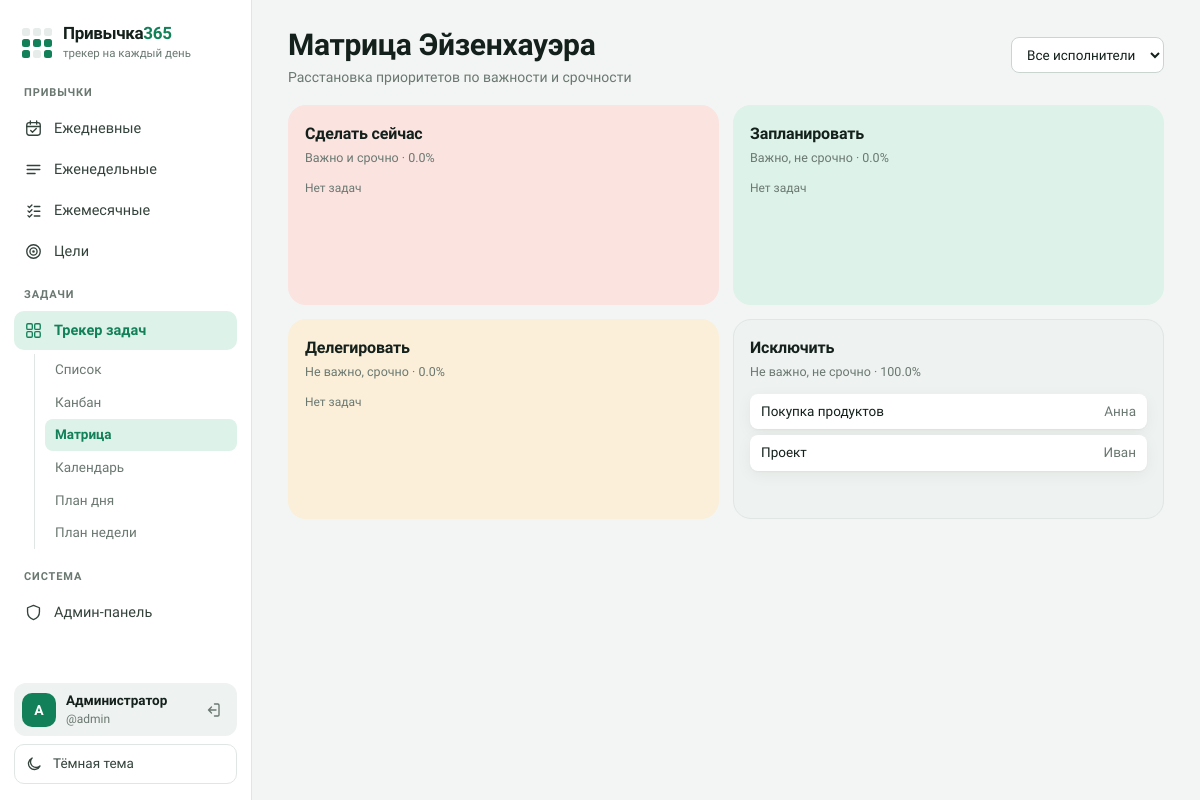
Page /tasks/matrix (signed in) on the committed database.
### tables this page shows
CREATE TABLE users (
        id INTEGER PRIMARY KEY AUTOINCREMENT,
        username TEXT UNIQUE NOT NULL,
        display_name TEXT NOT NULL,
        password_hash TEXT NOT NULL,
        is_admin INTEGER DEFAULT 0,
        created_at TEXT DEFAULT CURRENT_TIMESTAMP
    );

CREATE TABLE tasks (
        id INTEGER PRIMARY KEY AUTOINCREMENT,
        user_id INTEGER NOT NULL,
        title TEXT NOT NULL,
        due_date TEXT,
        assignee TEXT,
        status TEXT DEFAULT 'Не начато',
        category TEXT,
        priority TEXT DEFAULT 'Средний',
        important INTEGER DEFAULT 0,
        urgent INTEGER DEFAULT 0,
        description TEXT,
        created_at TEXT DEFAULT CURRENT_TIMESTAMP,
        FOREIGN KEY (user_id) REFERENCES users(id) ON DELETE CASCADE
    );

### app.py (the view)
@app.route("/tasks/matrix")
@login_required
def tasks_matrix():
    user_id = session['user_id']
    assignee = request.args.get("assignee") or None
    quads, pct = db.matrix_tasks(user_id, assignee=assignee)
    return render_template(
        "tasks_matrix.html", quads=quads, pct=pct,
        assignees=db.distinct_values(user_id, "assignee"), f_assignee=assignee,
        active="tasks", tasks_tab="matrix",
    )

### app.py (called while the page is built)
def today_ym():
    t = date.today()
    return t.year, t.month

@app.before_request
def log_visits():
    if request.path.startswith('/static/') or request.path in ['/login', '/register']:
        return
    if request.headers.get('X-Requested-With') == 'XMLHttpRequest':
        return
    user_id = session.get('user_id')
    db.log_visit(
        user_id=user_id,
        ip=request.remote_addr,
        user_agent=request.headers.get('User-Agent'),
        path=request.path
    )

def login_required(f):
    @wraps(f)
    def decorated_function(*args, **kwargs):
        if 'user_id' not in session:
            flash('Пожалуйста, войдите в систему')
            return redirect(url_for('login'))
        return f(*args, **kwargs)
    return decorated_function

def get_current_user():
    if 'user_id' in session:
        conn = db.get_db()
        user = conn.execute(
            "SELECT id, username, display_name, is_admin FROM users WHERE id = ?",
            (session['user_id'],)
        ).fetchone()
        conn.close()
        return dict(user) if user else None
    return None

@app.context_processor
def inject_now():
    y, m = today_ym()
    return {
        "now_y": y,
        "now_m": m,
        "date": date,
        "current_user": get_current_user()
    }

### database.py (called while the page is built)
def get_db():
    conn = sqlite3.connect(DB_PATH)
    conn.row_factory = sqlite3.Row
    conn.execute("PRAGMA foreign_keys = ON")
    return conn

def log_visit(user_id=None, ip=None, user_agent=None, path=None):
    conn = get_db()
    conn.execute(
        "INSERT INTO visits (user_id, ip, user_agent, path) VALUES (?, ?, ?, ?)",
        (user_id, ip, user_agent, path)
    )
    conn.commit()
    conn.close()

def matrix_tasks(user_id, assignee=None):
    tasks = get_tasks(user_id, assignee=assignee)
    quads = {
        "Сделать сейчас": [],
        "Запланировать": [],
        "Делегировать": [],
        "Исключить": []
    }
    pct = {k: 0 for k in quads}
    for t in tasks:
        if t["important"] and t["urgent"]:
            quads["Сделать сейчас"].append(t)
        elif t["important"]:
            quads["Запланировать"].append(t)
        elif t["urgent"]:
            quads["Делегировать"].append(t)
        else:
            quads["Исключить"].append(t)
    total = len(tasks) if tasks else 1
    for k in quads:
        pct[k] = (len(quads[k]) / total * 100) if total else 0
    return quads, pct

### templates/tasks_matrix.html (shortened to what this page needs)
{% extends "base.html" %}
{% block content %}
<div class="page-header">
  <div>
    <h1>Матрица Эйзенхауэра</h1>
    <p class="muted">Расстановка приоритетов по важности и срочности</p>
  </div>
  <form method="get" class="filters-bar">
    <select name="assignee" onchange="this.form.submit()">
      <option value="">Все исполнители</option>
    </select>
  </form>
</div>
<div class="matrix-grid">
  <div class="matrix-quad q1">
    <h3>Сделать сейчас</h3>
    <div class="q-sub">Важно и срочно &middot; {{ pct['Сделать сейчас'] }}%</div>
    {% for t in quads['Сделать сейчас'] %}
    <div class="matrix-task"><span>{{ t.title }}</span><span class="muted">{{ t.assignee }}</span></div>
    {% else %}<div class="muted" style="font-size:12px;">Нет задач</div>{% endfor %}
  </div>
  <div class="matrix-quad q2">
    <h3>Запланировать</h3>
    <div class="q-sub">Важно, не срочно &middot; {{ pct['Запланировать'] }}%</div>
    {% for t in quads['Запланировать'] %}
    <div class="matrix-task"><span>{{ t.title }}</span><span class="muted">{{ t.assignee }}</span></div>
    {% else %}<div class="muted" style="font-size:12px;">Нет задач</div>{% endfor %}
  </div>
  <div class="matrix-quad q3">
    <h3>Делегировать</h3>
    <div class="q-sub">Не важно, срочно &middot; {{ pct['Делегировать'] }}%</div>
    {% for t in quads['Делегировать'] %}
    <div class="matrix-task"><span>{{ t.title }}</span><span class="muted">{{ t.assignee }}</span></div>
    {% else %}<div class="muted" style="font-size:12px;">Нет задач</div>{% endfor %}
  </div>
  <div class="matrix-quad q4">
    <h3>Исключить</h3>
    <div class="q-sub">Не важно, не срочно &middot; {{ pct['Исключить'] }}%</div>
    {% for t in quads['Исключить'] %}
    <div class="matrix-task"><span>{{ t.title }}</span><span class="muted">{{ t.assignee }}</span></div>
    {% else %}<div class="muted" style="font-size:12px;">Нет задач</div>{% endfor %}
  </div>
</div>
{% endblock %}

### templates/base.html (shortened to what this page needs)
<!DOCTYPE html>
<html lang="ru">
<head>
<link rel="stylesheet" href="{{ url_for('static', filename='css/style.css') }}">
</head>
<body>
<div class="app-shell">
  <aside class="sidebar">
    <a class="brand" href="{{ url_for('index') }}">
      <span class="brand-mark" aria-hidden="true">
        <i></i><i></i><i></i><i class="on"></i><i class="on"></i><i class="on"></i><i class="on"></i><i></i><i class="on"></i>
      </span>
      <span class="brand-text">
        <span class="brand-title">Привычка<b>365</b></span>
        <span class="brand-sub">трекер на каждый день</span>
      </span>
    </a>
    <nav class="nav" aria-label="Разделы">
      <div class="nav-group-label">Привычки</div>
      <a href="{{ url_for('daily', year=year|default(now_y), month=month|default(now_m)) }}"
         class="nav-link {{ 'active' if active=='daily' else '' }}">
        <svg class="nav-ico" viewBox="0 0 24 24" aria-hidden="true"><rect x="3.5" y="4.5" width="17" height="16" rx="3"/><path d="M3.5 9.5h17M8 2.5v4M16 2.5v4M8.5 14.5l2.2 2.2 4.8-4.8"/></svg>
        Ежедневные
      </a>
      <a href="{{ url_for('weekly', year=year|default(now_y), month=month|default(now_m)) }}"
         class="nav-link {{ 'active' if active=='weekly' else '' }}">
        <svg class="nav-ico" viewBox="0 0 24 24" aria-hidden="true"><path d="M4 7h16M4 12h16M4 17h10"/></svg>
        Еженедельные
      </a>
      <a href="{{ url_for('monthly', year=year|default(now_y), month=month|default(now_m)) }}"
         class="nav-link {{ 'active' if active=='monthly' else '' }}">
        <svg class="nav-ico" viewBox="0 0 24 24" aria-hidden="true"><path d="M5 6.5l1.8 1.8L10 5M5 12.5l1.8 1.8L10 11M5 18.5l1.8 1.8L10 17M13 7h7M13 13h7M13 19h7"/></svg>
        Ежемесячные
      </a>
      <a href="{{ url_for('goals') }}" class="nav-link {{ 'active' if active=='goals' else '' }}">
        <svg class="nav-ico" viewBox="0 0 24 24" aria-hidden="true"><circle cx="12" cy="12" r="8.5"/><circle cx="12" cy="12" r="4.5"/><circle cx="12" cy="12" r=".8"/></svg>
        Цели
      </a>
      <div class="nav-group-label">Задачи</div>
      <a href="{{ url_for('tasks_list') }}" class="nav-link {{ 'active' if active=='tasks' else '' }}">
        <svg class="nav-ico" viewBox="0 0 24 24" aria-hidden="true"><rect x="3.5" y="3.5" width="7" height="7" rx="1.5"/><rect x="13.5" y="3.5" width="7" height="7" rx="1.5"/><rect x="3.5" y="13.5" width="7" height="7" rx="1.5"/><rect x="13.5" y="13.5" width="7" height="7" rx="1.5"/></svg>
        Трекер задач
      </a>
      {% if active == 'tasks' %}
      <div class="subnav">
        <a href="{{ url_for('tasks_list') }}" class="subnav-link {{ 'active' if tasks_tab=='list' else '' }}">Список</a>
        <a href="{{ url_for('tasks_kanban') }}" class="subnav-link {{ 'active' if tasks_tab=='kanban' else '' }}">Канбан</a>
        <a href="{{ url_for('tasks_matrix') }}" class="subnav-link {{ 'active' if tasks_tab=='matrix' else '' }}">Матрица</a>
        <a href="{{ url_for('tasks_calendar', year=now_y, month=now_m) }}" class="subnav-link {{ 'active' if tasks_tab=='calendar' else '' }}">Календарь</a>
        <a href="{{ url_for('tasks_planner_daily') }}" class="subnav-link {{ 'active' if tasks_tab=='daily' else '' }}">План дня</a>
        <a href="{{ url_for('tasks_planner_weekly') }}" class="subnav-link {{ 'active' if tasks_tab=='weekly' else '' }}">План недели</a>
      </div>
      {% endif %}
      {% if current_user and current_user.is_admin %}
      <div class="nav-group-label">Система</div>
      <a href="{{ url_for('admin_panel') }}" class="nav-link {{ 'active' if active=='admin' else '' }}">
        <svg class="nav-ico" viewBox="0 0 24 24" aria-hidden="true"><path d="M12 3l7.5 3v5.5c0 4.5-3.2 8-7.5 9.5-4.3-1.5-7.5-5-7.5-9.5V6z"/></svg>
        Админ-панель
      </a>
      {% endif %}
    </nav>
    <div class="sidebar-bottom">
      {% if current_user %}
      <div class="user-profile">
        <div class="user-avatar">{{ (current_user.display_name or current_user.username)[0]|upper }}</div>
        <div class="user-info">
          <div class="user-name">{{ current_user.display_name or current_user.username }}</div>
          <div class="user-username">@{{ current_user.username }}</div>
        </div>
        <a href="{{ url_for('logout') }}" class="logout-btn" title="Выйти" aria-label="Выйти">
          <svg viewBox="0 0 24 24" aria-hidden="true"><path d="M14 4h4.5A1.5 1.5 0 0 1 20 5.5v13a1.5 1.5 0 0 1-1.5 1.5H14M10 16l-4-4 4-4M6 12h10"/></svg>
        </a>
      </div>
      {% endif %}
      <button id="theme-toggle" class="theme-toggle" type="button">
        <svg class="theme-ico" viewBox="0 0 24 24" aria-hidden="true"><path d="M20 14.5A8 8 0 1 1 9.5 4a6.5 6.5 0 0 0 10.5 10.5z"/></svg>
        <span id="theme-label">Тёмная тема</span>
      </button>
    </div>
  </aside>
  <main class="content">
    {% block content %}{% endblock %}
  </main>
</div>
</body>
</html>

### rows in the picture
users: display_name "А", display_name "Администратор", username "admin"
tasks: title "Покупка продуктов", assignee "Анна"
tasks: title "Проект", assignee "Иван"

### other values in the picture
{{ pct['Сделать сейчас'] }} "0.0"
{{ pct['Запланировать'] }} "0.0"
{{ pct['Делегировать'] }} "0.0"
{{ pct['Исключить'] }} "100.0"
